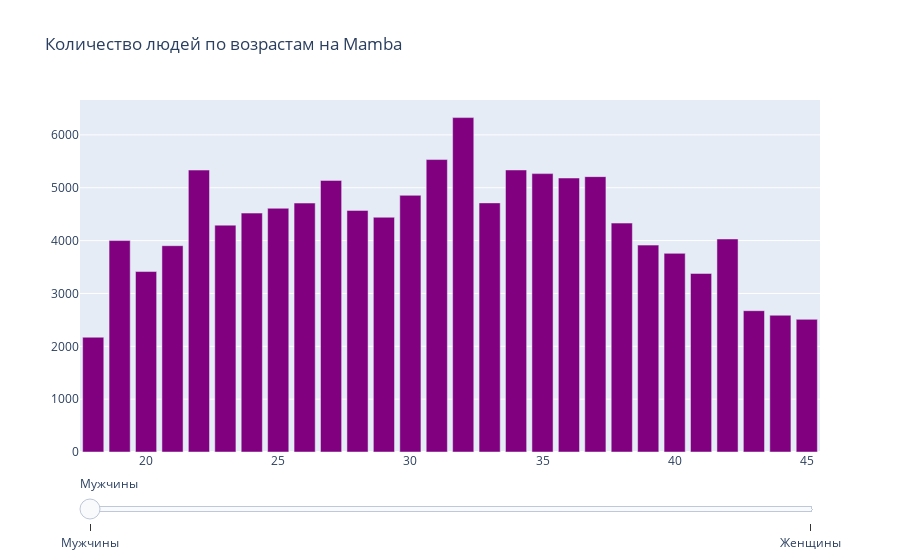

The code cell stored with this chart in its notebook:
### Code cell
post = go.Figure()
genders = ['Мужчины', 'Женщины']
for gen in genders: 
    visible = False 
    if gen == 'Мужчины':
        visible = True
    data = mamba_age45.loc[mamba_age45.gender == gen].groupby('age')['count'].count().reset_index()
    post.add_trace(
        go.Bar(x=data['age'], y=data['count'], visible = visible, name = gen, marker_color='purple'
        )
    )
    
steps = []
for i in range(len(genders)):
    to_add = []
    for j in range(len(genders)): 
        if i == j:
            to_add.append(True)
        else:
            to_add.append(False)
    a_step = dict(
        method='update',
        args = [
            {'visible' : to_add}, 
            {'title.text' : 'Количество людей по возрастам на Mamba ' + genders[i]}
        ], 
        label = genders[i]
    )
    steps.append(a_step)

post.update_layout(
    sliders=[dict(
        steps=steps
    )]
)

post.update_layout(title='Количество людей по возрастам на Mamba')

post.show()

### Figure 1 — Plotly figure (JSON) as saved in the notebook; plotly's stock layout.template omitted (floating-point values rounded to 4 significant figures)
{"data": [{"marker": {"color": "purple"}, "name": "Мужчины", "type": "bar", "visible": true, "x": [18, 19, 20, 21, 22, 23, 24, 25, 26, 27, 28, 29, 30, 31, 32, 33, 34, 35, 36, 37, 38, 39, 40, 41, 42, 43, 44, 45], "y": [2172, 4001, 3415, 3904, 5335, 4293, 4521, 4612, 4711, 5140, 4572, 4442, 4857, 5534, 6328, 4714, 5337, 5268, 5185, 5211, 4332, 3915, 3759, 3379, 4031, 2674, 2588, 2510]}, {"marker": {"color": "purple"}, "name": "Женщины", "type": "bar", "visible": false, "x": [18, 19, 20, 21, 22, 23, 24, 25, 26, 27, 28, 29, 30, 31, 32, 33, 34, 35, 36, 37, 38, 39, 40, 41, 42, 43, 44, 45], "y": [3912, 5209, 4364, 4292, 5933, 5125, 4448, 4231, 4354, 4888, 4679, 4775, 4717, 5388, 5461, 6604, 4779, 4671, 4275, 4206, 3457, 3386, 3128, 2791, 3213, 2383, 2314, 2239]}], "layout": {"sliders": [{"steps": [{"args": [{"visible": [true, false]}, {"title.text": "Количество людей по возрастам на Mamba Мужчины"}], "label": "Мужчины", "method": "update"}, {"args": [{"visible": [false, true]}, {"title.text": "Количество людей по возрастам на Mamba Женщины"}], "label": "Женщины", "method": "update"}]}], "title": {"text": "Количество людей по возрастам на Mamba"}}}
